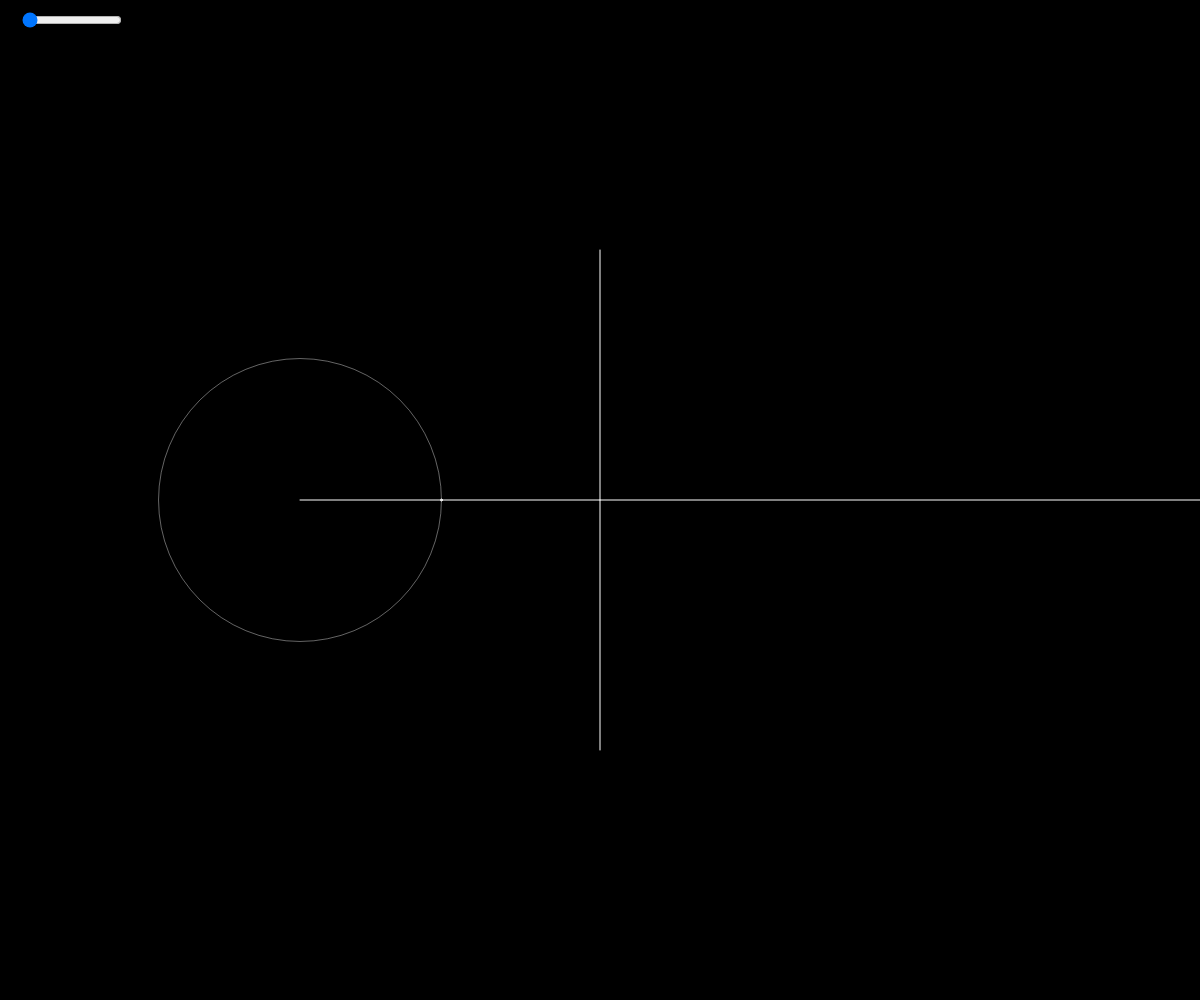
Frame 1 (no input)
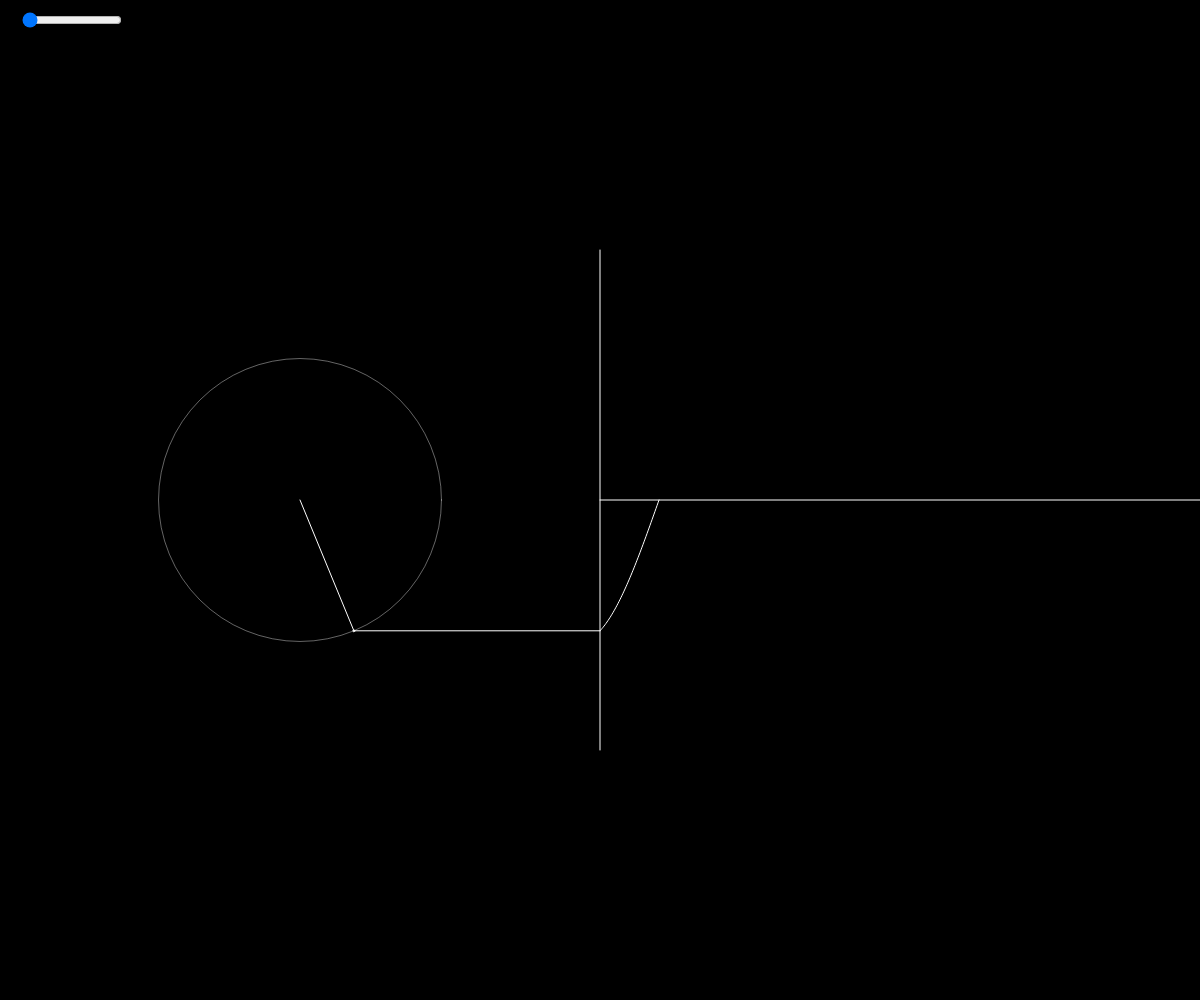
Frame 60 (no input)
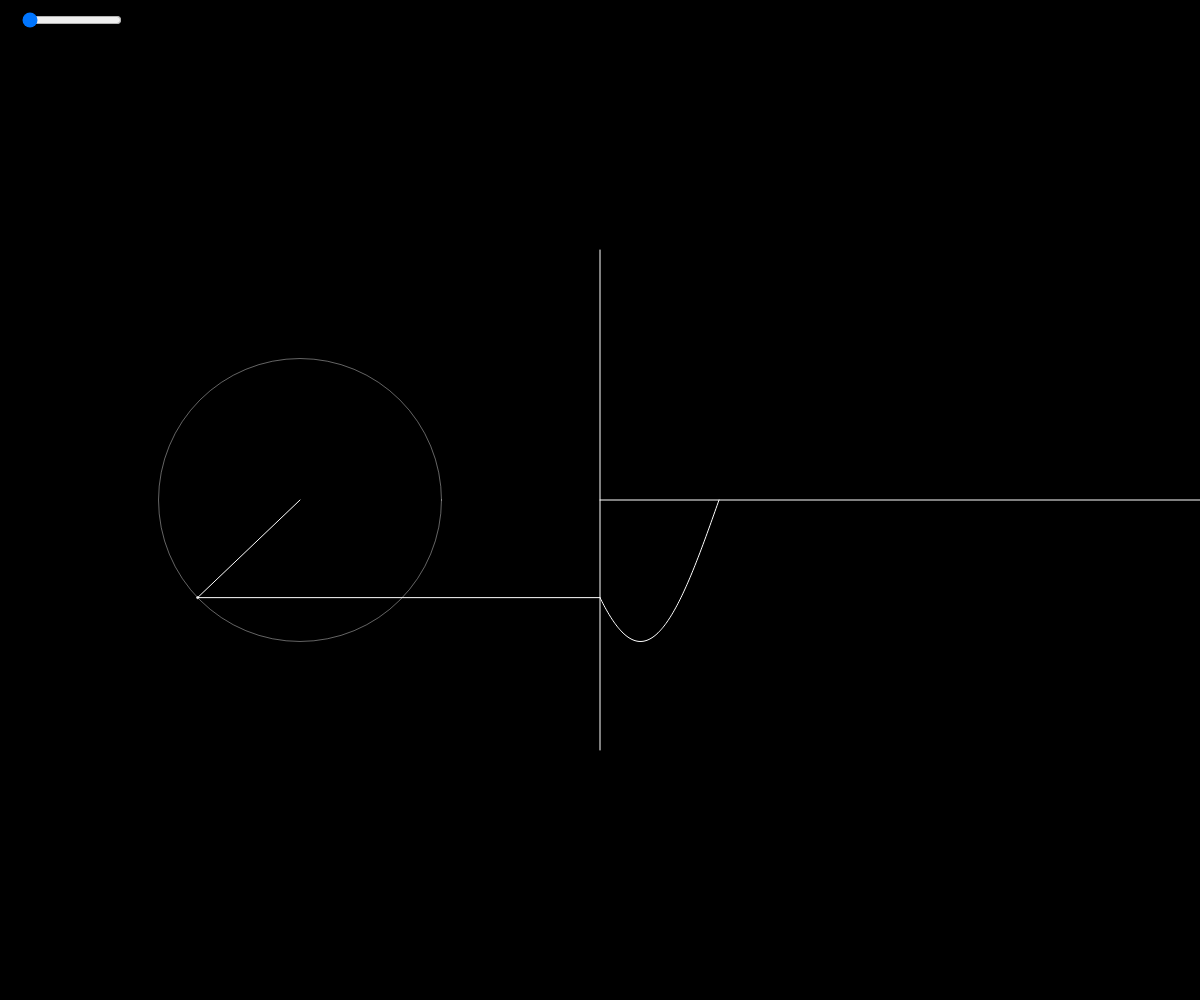
Frame 120 (the mouse pressed at the canvas centre since frame 60)

The p5.js sketch that drew these frames (run headless with seeded random() and noise() and a simulated clock; from frame 60 on, the mouse is pressed at the canvas centre):

// p5.js sketch
// ── sketch.js
let angle = 0;
let wave = [];

let slider;

function setup() {
  createCanvas(windowWidth, windowHeight);
  slider = createSlider(1, 30, 1);
  slider.position(20, 10);
  slider.style('width', '100px');
}

function draw() {
  let ww = windowWidth;
  let wh = windowHeight;

  background(0);
  translate(ww / 4, wh / 2);

  let x = 0;
  let y = 0;

  // for (let i = 0; i < map(mouseX, 0, 800, 1, 20); i++) {
  for (let i = 0; i < slider.value(); i++) {
    let prevx = x;
    let prevy = y;

    let n = i * 2 + 1;
    let radius = wh / 9 * (4 / (n * PI));

    x += radius * cos(n * angle);
    y += radius * sin(n * angle);

    stroke(255, 100);
    noFill();
    ellipse(prevx, prevy, radius * 2);

    //fill(255);
    stroke(255);
    line(prevx, prevy, x, y);
    ellipse(x, y, 2);

  }
  wave.unshift(y);
  line(x, y, ww / 4, y);
  noFill();
  translate(ww / 4, 0);
  beginShape();
  for (i = 0; i < wave.length; i++) {
    vertex(i, wave[i]);
  }
  endShape();
  line(0, 0, ww / 2, 0);
  line(0, -wh / 4, 0, wh / 4);

  angle += 0.02;

  if (wave.length > ww / 2) {
    wave.pop();
  }
}

function windowResized() {
  resizeCanvas(windowWidth, windowHeight);
  wave = [];
  angle = 0
}
